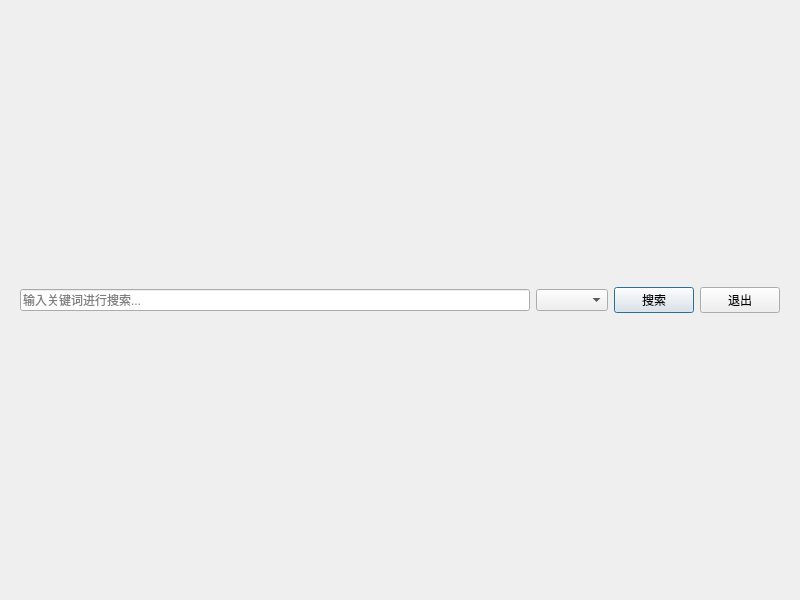
<?xml version="1.0" encoding="utf-8"?>
<ui version="4.0">
	<class>SearchDialog</class>
	<widget class="QDialog" name="SearchDialog">
		<property name="geometry">
			<rect>
				<x>0</x>
				<y>0</y>
				<width>800</width>
				<height>600</height>
			</rect>
		</property>
		<property name="windowTitle">
			<string>全局搜索</string>
		</property>
		<layout class="QVBoxLayout" name="verticalLayout">
			<item>
				<widget class="QWidget" name="searchWidget" native="true">
					<layout class="QHBoxLayout" name="horizontalLayout">
						<item>
							<widget class="QLineEdit" name="searchInput">
								<property name="placeholderText">
									<string>输入关键词进行搜索...</string>
								</property>
							</widget>
						</item>
						<item>
							<widget class="QComboBox" name="scopeCombo"/>
						</item>
						<item>
							<widget class="QPushButton" name="searchButton">
								<property name="text">
									<string>搜索</string>
								</property>
							</widget>
						</item>
						<item>
							<widget class="QPushButton" name="exitButton">
								<property name="text">
									<string>退出</string>
								</property>
							</widget>
						</item>
					</layout>
				</widget>
			</item>
			<item>
				<layout class="QVBoxLayout" name="resultsLayout"/>
			</item>
		</layout>
	</widget>
	<resources/>
	<connections/>
</ui>
